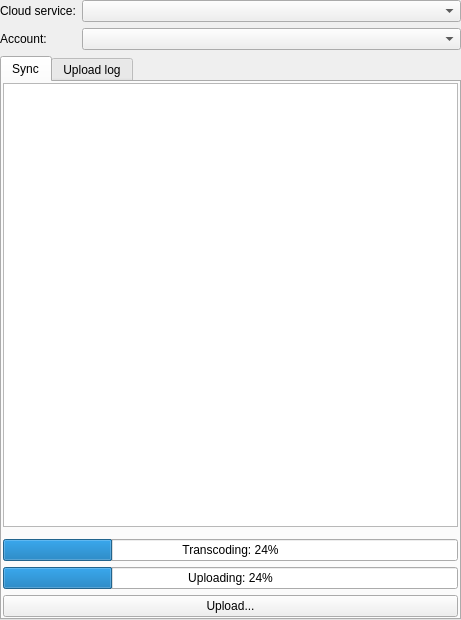
<?xml version="1.0" encoding="UTF-8"?>
<ui version="4.0">
 <class>CloudWidget</class>
 <widget class="QWidget" name="CloudWidget">
  <property name="geometry">
   <rect>
    <x>0</x>
    <y>0</y>
    <width>461</width>
    <height>620</height>
   </rect>
  </property>
  <property name="windowTitle">
   <string/>
  </property>
  <layout class="QVBoxLayout" name="verticalLayout">
   <property name="margin">
    <number>0</number>
   </property>
   <item>
    <layout class="QFormLayout" name="formLayout">
     <item row="0" column="0">
      <widget class="QLabel" name="label">
       <property name="text">
        <string>Cloud service:</string>
       </property>
      </widget>
     </item>
     <item row="0" column="1">
      <widget class="QComboBox" name="CloudSelector_">
       <property name="sizePolicy">
        <sizepolicy hsizetype="Preferred" vsizetype="Fixed">
         <horstretch>0</horstretch>
         <verstretch>0</verstretch>
        </sizepolicy>
       </property>
       <property name="sizeAdjustPolicy">
        <enum>QComboBox::AdjustToContents</enum>
       </property>
      </widget>
     </item>
     <item row="1" column="0">
      <widget class="QLabel" name="label_2">
       <property name="text">
        <string>Account:</string>
       </property>
      </widget>
     </item>
     <item row="1" column="1">
      <widget class="QComboBox" name="AccountSelector_">
       <property name="sizeAdjustPolicy">
        <enum>QComboBox::AdjustToContents</enum>
       </property>
      </widget>
     </item>
    </layout>
   </item>
   <item>
    <widget class="QTabWidget" name="SyncTabs_">
     <property name="currentIndex">
      <number>0</number>
     </property>
     <widget class="QWidget" name="tab">
      <attribute name="title">
       <string>Sync</string>
      </attribute>
      <layout class="QVBoxLayout" name="verticalLayout_2">
       <property name="margin">
        <number>1</number>
       </property>
       <item>
        <widget class="QTreeView" name="OurCollection_">
         <attribute name="headerVisible">
          <bool>false</bool>
         </attribute>
        </widget>
       </item>
       <item>
        <widget class="LeechCraft::LMP::TranscodingParamsWidget" name="TranscodingOpts_" native="true"/>
       </item>
       <item>
        <widget class="QProgressBar" name="TSProgress_">
         <property name="value">
          <number>24</number>
         </property>
         <property name="format">
          <string>Transcoding: %p%</string>
         </property>
        </widget>
       </item>
       <item>
        <widget class="QProgressBar" name="UploadProgress_">
         <property name="value">
          <number>24</number>
         </property>
         <property name="format">
          <string>Uploading: %p%</string>
         </property>
        </widget>
       </item>
       <item>
        <widget class="QPushButton" name="UploadButton_">
         <property name="text">
          <string>Upload...</string>
         </property>
        </widget>
       </item>
      </layout>
     </widget>
     <widget class="QWidget" name="tab_2">
      <attribute name="title">
       <string>Upload log</string>
      </attribute>
      <layout class="QVBoxLayout" name="verticalLayout_4">
       <property name="margin">
        <number>1</number>
       </property>
       <item>
        <widget class="QTextBrowser" name="UploadLog_">
         <property name="html">
          <string notr="true">&lt;!DOCTYPE HTML PUBLIC &quot;-//W3C//DTD HTML 4.0//EN&quot; &quot;http://www.w3.org/TR/REC-html40/strict.dtd&quot;&gt;
&lt;html&gt;&lt;head&gt;&lt;meta name=&quot;qrichtext&quot; content=&quot;1&quot; /&gt;&lt;style type=&quot;text/css&quot;&gt;
p, li { white-space: pre-wrap; }
&lt;/style&gt;&lt;/head&gt;&lt;body style=&quot; font-family:'DejaVu Sans'; font-size:9pt; font-weight:400; font-style:normal;&quot;&gt;
&lt;p style=&quot;-qt-paragraph-type:empty; margin-top:0px; margin-bottom:0px; margin-left:0px; margin-right:0px; -qt-block-indent:0; text-indent:0px;&quot;&gt;&lt;br /&gt;&lt;/p&gt;&lt;/body&gt;&lt;/html&gt;</string>
         </property>
         <property name="openLinks">
          <bool>false</bool>
         </property>
        </widget>
       </item>
      </layout>
     </widget>
    </widget>
   </item>
  </layout>
 </widget>
 <customwidgets>
  <customwidget>
   <class>LeechCraft::LMP::TranscodingParamsWidget</class>
   <extends>QWidget</extends>
   <header>sync/transcodingparamswidget.h</header>
   <container>1</container>
  </customwidget>
 </customwidgets>
 <resources/>
 <connections/>
</ui>
